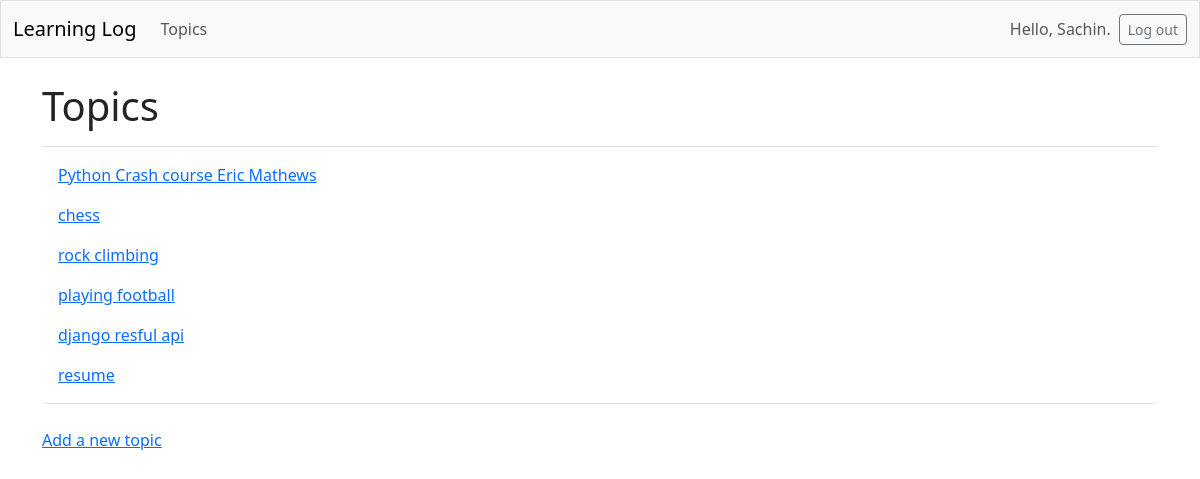
The app's page /topics/ (signed in) with its own data.
### learning_logs/models.py (models this page shows, shortened)
class Topic(models.Model):
    text=models.CharField(max_length=200)
    data=models.DateTimeField(auto_now_add=True)
    owner = models.ForeignKey(User, on_delete=models.CASCADE)
    """The date_added attribute is a DateTimeField, a piece of data that will
    record a date and time 2. We pass the argument auto_now_add=True, which
    tells Django to automatically set this attribute to the current date and time
    whenever the user creates a new topic."""

### learning_logs/views.py (the view)
# urls.py: path('topics/', views.topics, name='topics'),
@login_required # decorator to see topic by regised user
def topics(request):
    topics = Topic.objects.order_by('data') # pass al Topic class object
    topics = Topic.objects.filter(owner=request.user).order_by('data')
    context = {'topics': topics}
    return render(request, 'learning_logs/topics.html', context)

### learning_logs/templates/learning_logs/topics.html
{% extends 'learning_logs/base.html' %}
{% block page_header %}
 <h1>Topics</h1>
{% endblock page_header %}
{% block content %}
 <ul class="list-group border-bottom pb-2 mb-4">
 {% for topic in topics %}
 <li class="list-group-item border-0">
 <a href="{% url 'learning_logs:topic' topic.id %}">
 {{ topic.text }}</a>
 </li>
 {% empty %}
 <li class="list-group-item border-0">No topics have been added yet.</li>
 {% endfor %}
 </ul>
 <a href="{% url 'learning_logs:new_topic' %}">Add a new topic</a>
{% endblock content %}

### learning_logs/templates/learning_logs/base.html (shortened to what this page needs)
<!doctype html>
 <html lang="en">
 <head>
 {% load django_bootstrap5 %}
 {% bootstrap_css %}
 </head>
<body>
    <nav class="navbar navbar-expand-md navbar-light bg-light mb-4 border">
        <div class="container-fluid">
        <a class="navbar-brand" href="{% url 'learning_logs:index' %}">
        Learning Log</a>
        <div class="collapse navbar-collapse" id="navbarCollapse">
        <ul class="navbar-nav me-auto mb-2 mb-md-0">
        <li class="nav-item">
        <a class="nav-link" href="{% url 'learning_logs:topics' %}">
        Topics</a></li>
        </ul>
    <ul class="navbar-nav ms-auto mb-2 mb-md-0">
     {% if user.is_authenticated %}
     <li class="nav-item">
    <span class="navbar-text me-2">Hello, {{ user.username }}.
     </span></li>
     {% endif %}
     </ul>
     {% if user.is_authenticated %}
 <form action="{% url 'accounts:logout' %}" method='post'>
 <button name='submit' class='btn btn-outline-secondary btn-sm'>
 Log out</button>
 </form>
 {% endif %}
        </div>
        </div>
        </nav>
        <main class="container">
            <div class="pb-2 mb-2 border-bottom">
             {% block page_header %}{% endblock page_header %}
             </div>
             <div>
             {% block content %}{% endblock content %}
             </div>
             </main>
</body>
</html>

### records on screen
Topic: text "Python Crash course Eric Mathews"
Topic: text "chess"
Topic: text "rock climbing"
Topic: text "playing football"
Topic: text "django resful api"
Topic: text "resume"

### other values on screen
{{ user.username }} "Sachin"
